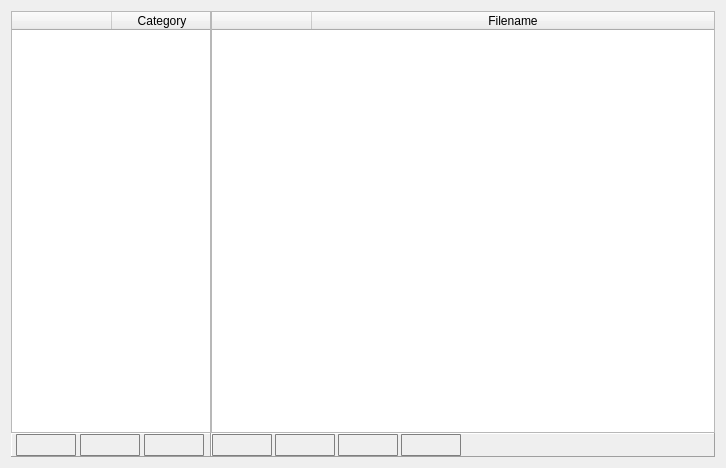
<?xml version="1.0" encoding="UTF-8"?>
<ui version="4.0">
 <class>recon_configuration_page_filename_list</class>
 <widget class="QWidget" name="recon_configuration_page_filename_list">
  <property name="geometry">
   <rect>
    <x>0</x>
    <y>0</y>
    <width>726</width>
    <height>468</height>
   </rect>
  </property>
  <property name="windowTitle">
   <string>Form</string>
  </property>
  <layout class="QVBoxLayout" name="verticalLayout_3">
   <item>
    <layout class="QHBoxLayout" name="horizontalLayout_3" stretch="0,1">
     <property name="spacing">
      <number>0</number>
     </property>
     <item>
      <layout class="QVBoxLayout" name="verticalLayout">
       <property name="spacing">
        <number>0</number>
       </property>
       <item>
        <widget class="QTableWidget" name="tableWidget_category">
         <property name="minimumSize">
          <size>
           <width>200</width>
           <height>0</height>
          </size>
         </property>
         <property name="maximumSize">
          <size>
           <width>200</width>
           <height>16777215</height>
          </size>
         </property>
         <property name="styleSheet">
          <string notr="true">QTableView {
/*selection-background-color: #87CEFF;*/
selection-background-color: #0069EB;
selection-color:white;
 }






QTableView::item:selected:!active {
    color:white;
    
   /*background-color:  #0069EB;*/


}




 QTableView::item:selected:!active {
                                 color:white;
                                 background-color:  #0069EB;
                                  }


                                 QTableView {
                                 selection-background-color: #0069D7;
                                    }




                                 QTableView::item:selected:!active {
                                 color:white;
                                 background-color:  #0069EB;
                                 }

QScrollBar{
		width:9px;
}</string>
         </property>
         <property name="editTriggers">
          <set>QAbstractItemView::NoEditTriggers</set>
         </property>
         <property name="selectionMode">
          <enum>QAbstractItemView::SingleSelection</enum>
         </property>
         <property name="selectionBehavior">
          <enum>QAbstractItemView::SelectRows</enum>
         </property>
         <property name="showGrid">
          <bool>false</bool>
         </property>
         <attribute name="horizontalHeaderStretchLastSection">
          <bool>true</bool>
         </attribute>
         <attribute name="verticalHeaderVisible">
          <bool>false</bool>
         </attribute>
         <column>
          <property name="text">
           <string/>
          </property>
         </column>
         <column>
          <property name="text">
           <string>Category</string>
          </property>
         </column>
        </widget>
       </item>
       <item>
        <widget class="QFrame" name="frame">
         <property name="styleSheet">
          <string notr="true"/>
         </property>
         <property name="frameShape">
          <enum>QFrame::Panel</enum>
         </property>
         <property name="frameShadow">
          <enum>QFrame::Raised</enum>
         </property>
         <layout class="QHBoxLayout" name="horizontalLayout" stretch="0,0,0">
          <property name="spacing">
           <number>0</number>
          </property>
          <property name="leftMargin">
           <number>0</number>
          </property>
          <property name="topMargin">
           <number>0</number>
          </property>
          <property name="rightMargin">
           <number>0</number>
          </property>
          <property name="bottomMargin">
           <number>0</number>
          </property>
          <item>
           <widget class="QPushButton" name="pushButton_category_add">
            <property name="minimumSize">
             <size>
              <width>60</width>
              <height>22</height>
             </size>
            </property>
            <property name="maximumSize">
             <size>
              <width>60</width>
              <height>22</height>
             </size>
            </property>
            <property name="styleSheet">
             <string notr="true">QPushButton {
     border-color: #7f7f7f;
     border-style: solid;
     border-radius: 1px;
     border-width: 1px;
       }
QPushButton:pressed {
     background-color: white;
                border-color: #000000;
}

QPushButton:checked {
     background-color: white;
                border-color: #484848;
}</string>
            </property>
            <property name="text">
             <string/>
            </property>
           </widget>
          </item>
          <item>
           <widget class="QPushButton" name="pushButton_category_remove">
            <property name="minimumSize">
             <size>
              <width>60</width>
              <height>22</height>
             </size>
            </property>
            <property name="maximumSize">
             <size>
              <width>60</width>
              <height>22</height>
             </size>
            </property>
            <property name="styleSheet">
             <string notr="true">QPushButton {
     border-color: #7f7f7f;
     border-style: solid;
     border-radius: 1px;
     border-width: 1px;
       }
QPushButton:pressed {
     background-color: white;
                border-color: #000000;
}

QPushButton:checked {
     background-color: white;
                border-color: #484848;
}</string>
            </property>
            <property name="text">
             <string/>
            </property>
           </widget>
          </item>
          <item>
           <widget class="QPushButton" name="pushButton_edit_category">
            <property name="minimumSize">
             <size>
              <width>60</width>
              <height>22</height>
             </size>
            </property>
            <property name="maximumSize">
             <size>
              <width>60</width>
              <height>22</height>
             </size>
            </property>
            <property name="styleSheet">
             <string notr="true">QPushButton {
     border-color: #7f7f7f;
     border-style: solid;
     border-radius: 1px;
     border-width: 1px;
     }
QPushButton:pressed {
     background-color: white;
                border-color: #000000;
}

QPushButton:checked {
     background-color: white;
                border-color: #484848;
}</string>
            </property>
            <property name="text">
             <string/>
            </property>
           </widget>
          </item>
         </layout>
        </widget>
       </item>
      </layout>
     </item>
     <item>
      <layout class="QVBoxLayout" name="verticalLayout_2">
       <property name="spacing">
        <number>0</number>
       </property>
       <item>
        <widget class="QTableWidget" name="tableWidget_filename">
         <property name="styleSheet">
          <string notr="true">QTableView {
/*selection-background-color: #87CEFF;*/
selection-background-color: #0069EB;
selection-color:white;
 }






QTableView::item:selected:!active {
    color:white;
    
   /*background-color:  #0069EB;*/


}




 QTableView::item:selected:!active {
                                 color:white;
                                 background-color:  #0069EB;
                                  }


                                 QTableView {
                                 selection-background-color: #0069D7;
                                    }




                                 QTableView::item:selected:!active {
                                 color:white;
                                 background-color:  #0069EB;
                                 }

QScrollBar{
		width:9px;
}</string>
         </property>
         <property name="editTriggers">
          <set>QAbstractItemView::NoEditTriggers</set>
         </property>
         <property name="showGrid">
          <bool>false</bool>
         </property>
         <attribute name="horizontalHeaderStretchLastSection">
          <bool>true</bool>
         </attribute>
         <attribute name="verticalHeaderVisible">
          <bool>false</bool>
         </attribute>
         <column>
          <property name="text">
           <string/>
          </property>
         </column>
         <column>
          <property name="text">
           <string>Filename</string>
          </property>
         </column>
        </widget>
       </item>
       <item>
        <widget class="QFrame" name="frame">
         <property name="styleSheet">
          <string notr="true"/>
         </property>
         <property name="frameShape">
          <enum>QFrame::Panel</enum>
         </property>
         <property name="frameShadow">
          <enum>QFrame::Raised</enum>
         </property>
         <layout class="QHBoxLayout" name="horizontalLayout_2" stretch="0,0,0,0,1">
          <property name="spacing">
           <number>3</number>
          </property>
          <property name="sizeConstraint">
           <enum>QLayout::SetDefaultConstraint</enum>
          </property>
          <property name="leftMargin">
           <number>0</number>
          </property>
          <property name="topMargin">
           <number>0</number>
          </property>
          <property name="rightMargin">
           <number>0</number>
          </property>
          <property name="bottomMargin">
           <number>0</number>
          </property>
          <item>
           <widget class="QPushButton" name="pushButton_filename_add">
            <property name="sizePolicy">
             <sizepolicy hsizetype="Fixed" vsizetype="Fixed">
              <horstretch>0</horstretch>
              <verstretch>0</verstretch>
             </sizepolicy>
            </property>
            <property name="minimumSize">
             <size>
              <width>60</width>
              <height>22</height>
             </size>
            </property>
            <property name="maximumSize">
             <size>
              <width>60</width>
              <height>22</height>
             </size>
            </property>
            <property name="styleSheet">
             <string notr="true">QPushButton {
     border-color: #7f7f7f;
     border-style: solid;
     border-radius: 1px;
     border-width: 1px;
      }
QPushButton:pressed {
     background-color: white;
                border-color: #000000;
}

QPushButton:checked {
     background-color: white;
                border-color: #484848;
}</string>
            </property>
            <property name="text">
             <string/>
            </property>
           </widget>
          </item>
          <item>
           <widget class="QPushButton" name="pushButton_filename_remove">
            <property name="minimumSize">
             <size>
              <width>60</width>
              <height>22</height>
             </size>
            </property>
            <property name="maximumSize">
             <size>
              <width>60</width>
              <height>22</height>
             </size>
            </property>
            <property name="styleSheet">
             <string notr="true">QPushButton {
     border-color: #7f7f7f;
     border-style: solid;
     border-radius: 1px;
     border-width: 1px;
      }
QPushButton:pressed {
     background-color: white;
                border-color: #000000;
}

QPushButton:checked {
     background-color: white;
                border-color: #484848;
}</string>
            </property>
            <property name="text">
             <string/>
            </property>
           </widget>
          </item>
          <item>
           <widget class="QPushButton" name="pushButton_filename_clipboard">
            <property name="minimumSize">
             <size>
              <width>60</width>
              <height>22</height>
             </size>
            </property>
            <property name="maximumSize">
             <size>
              <width>60</width>
              <height>22</height>
             </size>
            </property>
            <property name="styleSheet">
             <string notr="true">QPushButton {
     border-color: #7f7f7f;
     border-style: solid;
     border-radius: 1px;
     border-width: 1px;
      }
QPushButton:pressed {
     background-color: white;
                border-color: #000000;
}

QPushButton:checked {
     background-color: white;
                border-color: #484848;
}</string>
            </property>
            <property name="text">
             <string/>
            </property>
           </widget>
          </item>
          <item>
           <widget class="QPushButton" name="pushButton_edit_filename">
            <property name="minimumSize">
             <size>
              <width>60</width>
              <height>22</height>
             </size>
            </property>
            <property name="maximumSize">
             <size>
              <width>60</width>
              <height>22</height>
             </size>
            </property>
            <property name="styleSheet">
             <string notr="true">QPushButton {
     border-color: #7f7f7f;
     border-style: solid;
     border-radius: 1px;
     border-width: 1px;
       }
QPushButton:pressed {
     background-color: white;
                border-color: #000000;
}

QPushButton:checked {
     background-color: white;
                border-color: #484848;
}</string>
            </property>
            <property name="text">
             <string/>
            </property>
           </widget>
          </item>
          <item>
           <widget class="QLabel" name="label_2">
            <property name="styleSheet">
             <string notr="true"/>
            </property>
            <property name="text">
             <string/>
            </property>
            <property name="wordWrap">
             <bool>false</bool>
            </property>
            <property name="margin">
             <number>0</number>
            </property>
            <property name="indent">
             <number>-1</number>
            </property>
           </widget>
          </item>
         </layout>
        </widget>
       </item>
      </layout>
     </item>
    </layout>
   </item>
  </layout>
 </widget>
 <resources/>
 <connections/>
</ui>
